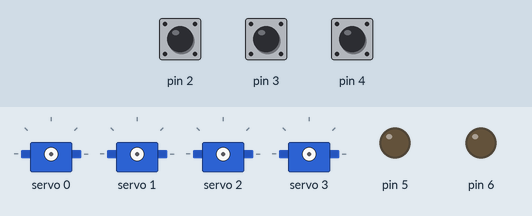
Simulated run of this sketch. Board: Arduino Uno, built with avr-gcc and run on an emulated ATmega328P. Shown: 4 × servo, output pins drawn as LEDs (lit = HIGH). Inputs (shaded band) come from the test bench; at power-on: pin 2 HIGH, pin 3 HIGH, pin 4 HIGH.

Above: at 1.2 s.
1.3 s: pin 2 pulled LOW for 0.15 s
At 2.66 s:
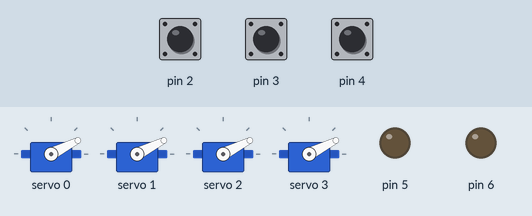
At 3.26 s:
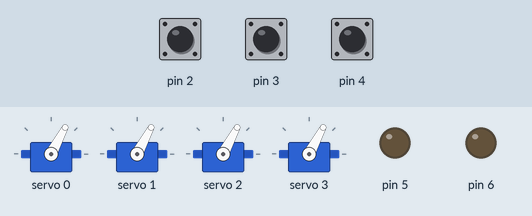
4.3 s: pin 3 pulled LOW for 1 s
At 6.2 s:
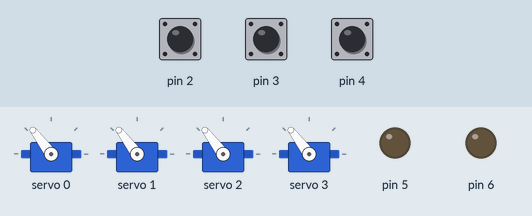
Timing chart, 0 to 7.7 s (numbered marks = the images above; inputs shaded):
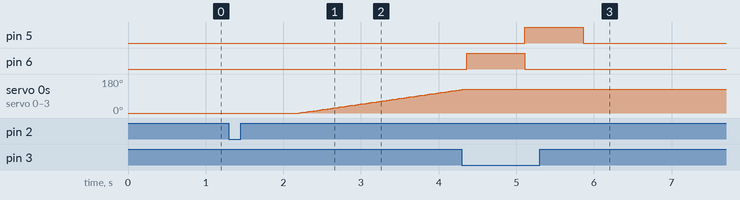

Measured:
- after the input at 1.3 s, servo 0–3: moves from 0° to 123° over 2.1 s, starting after 0.91 s
- after the input at 4.3 s, pin 5: LOW → HIGH after 0.81 s, → LOW 0.75 s later

The sketch:

Mikh_Track.ino
```cpp
#include <Wire.h>
#include <Adafruit_PWMServoDriver.h>

Adafruit_PWMServoDriver mikhServo = Adafruit_PWMServoDriver();

#define OFFSET  0
#define SERVOMIN  200
#define SERVOMAX  380
#define SERVO_FREQ 50

const int pinCapt_BP(2);
const int pinCapt_End(3);
const int pinCapt_Start(4);
const int pinVFD_Run(5);
const int pinVFD_Rev(6);

const int pin_pltAvG(0);
const int pin_pltAvD(1);
const int pin_pltArG(2);
const int pin_pltArD(3);

uint16_t pulselen = 0;

bool plt_flag(1);

void setup() {
Serial.begin(9600);
pinMode(pinVFD_Run,OUTPUT);
pinMode(pinVFD_Rev,OUTPUT);
pinMode(pinCapt_BP,INPUT_PULLUP);
pinMode(pinCapt_End,INPUT_PULLUP);
pinMode(pinCapt_Start,INPUT_PULLUP);

digitalWrite(pinVFD_Run,LOW);
digitalWrite(pinVFD_Rev,LOW);

mikhServo.begin();
mikhServo.setOscillatorFrequency(27000000);
mikhServo.setPWMFreq(SERVO_FREQ);
}

void plt_Switch(int alight_t) {
  if(plt_flag)
  {
    for (pulselen ; pulselen < SERVOMAX ; pulselen++) {
      mikhServo.setPWM(pin_pltAvG, 0, pulselen);
      mikhServo.setPWM(pin_pltAvD, 0, pulselen);
      mikhServo.setPWM(pin_pltArG, 0, pulselen);
      mikhServo.setPWM(pin_pltArD, 0, pulselen);
      delay(alight_t/(SERVOMAX-SERVOMIN));
   }
   for (pulselen ; pulselen > SERVOMAX - OFFSET ; pulselen--) {
      mikhServo.setPWM(pin_pltAvG, 0, pulselen);
      mikhServo.setPWM(pin_pltAvD, 0, pulselen);
      mikhServo.setPWM(pin_pltArG, 0, pulselen);
      mikhServo.setPWM(pin_pltArD, 0, pulselen);
    }
   plt_flag = false;
   delay(1);
  }
 else
 {
    for (pulselen ; pulselen > SERVOMIN ; pulselen--) {
      mikhServo.setPWM(pin_pltAvG, 0, pulselen);
      mikhServo.setPWM(pin_pltAvD, 0, pulselen);
      mikhServo.setPWM(pin_pltArG, 0, pulselen);
      mikhServo.setPWM(pin_pltArD, 0, pulselen);
      delay(alight_t/(SERVOMAX-SERVOMIN));
    }
   plt_flag = true;
  delay(1);
 }
}

void loop() {
while(digitalRead(pinCapt_BP)) {
  delay(1);
}
  plt_Switch(1000); //bas
  delay(20);
  digitalWrite(pinVFD_Rev,HIGH);
  delay(750);
  digitalWrite(pinVFD_Rev,LOW);
while(digitalRead(pinCapt_End)) {
  delay(1);
}
  digitalWrite(pinVFD_Run,HIGH);
  delay(750);
  digitalWrite(pinVFD_Run,LOW);
while(digitalRead(pinCapt_Start)) {
  delay(1);
}
  plt_Switch(10); //haut
}
```
